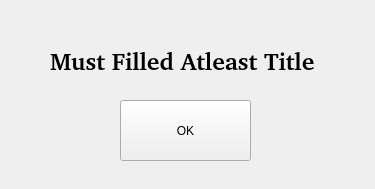
<?xml version="1.0" encoding="UTF-8"?>
<ui version="4.0">
 <class>frmnoteedittitle</class>
 <widget class="QWidget" name="frmnoteedittitle">
  <property name="geometry">
   <rect>
    <x>0</x>
    <y>0</y>
    <width>375</width>
    <height>189</height>
   </rect>
  </property>
  <property name="windowTitle">
   <string>Form</string>
  </property>
  <property name="windowIcon">
   <iconset>
    <normaloff>Images/we.ico</normaloff>Images/we.ico</iconset>
  </property>
  <widget class="QLabel" name="lblatleasttitle">
   <property name="geometry">
    <rect>
     <x>50</x>
     <y>30</y>
     <width>271</width>
     <height>61</height>
    </rect>
   </property>
   <property name="font">
    <font>
     <family>Bitstream Charter</family>
     <pointsize>18</pointsize>
     <weight>75</weight>
     <bold>true</bold>
    </font>
   </property>
   <property name="text">
    <string>Must Filled Atleast Title</string>
   </property>
  </widget>
  <widget class="QPushButton" name="pbatleastfilledtitle">
   <property name="geometry">
    <rect>
     <x>120</x>
     <y>100</y>
     <width>131</width>
     <height>61</height>
    </rect>
   </property>
   <property name="text">
    <string>OK</string>
   </property>
  </widget>
 </widget>
 <resources/>
 <connections/>
</ui>
